Frame 1 (no input): blank canvas, image omitted
Frame 60 (no input): blank canvas, image omitted
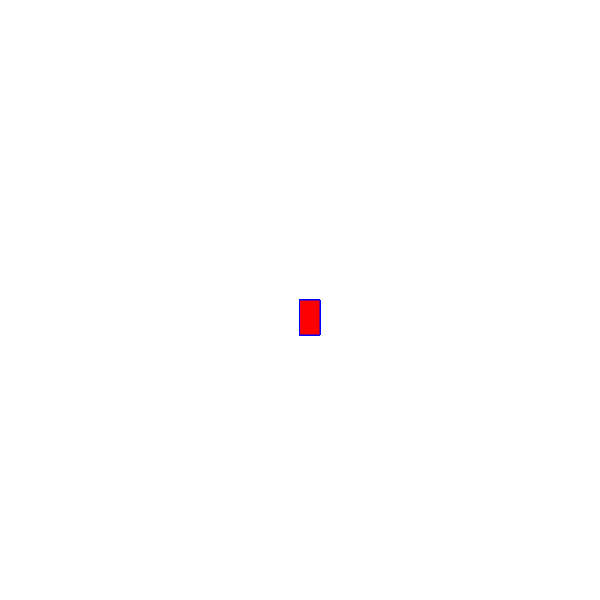
Frame 120 (the mouse pressed at the canvas centre since frame 60)

The p5.js sketch whose frames 1 and 60 were blank and that drew this single picture after the mouse press (run headless with seeded random() and noise() and a simulated clock; from frame 60 on, the mouse is pressed at the canvas centre):

// p5.js sketch
// ── sketch.js
function setup() {
    createCanvas(600, 600);
  background('white');
  }
  
  function draw() {
    
    stroke('blue')
    fill(`red`);
    
   //console.log(mouseIsPressed);
    
    if(mouseIsPressed){
   rect(mouseX, mouseY, 20, 35);
    }
  }  
    
  
// ── flp.html
und.min.js"></script>
    <link rel="stylesheet" type="text/css" href="style.css"><!DOCTYPE html>
<html lang="en">
  <head>
    <script src="https://cdnjs.cloudflare.com/ajax/libs/p5.js/1.9.2/p5.js"></script>
    <script src="https://cdnjs.cloudflare.com/ajax/libs/p5.js/1.9.2/addons/p5.so
    <meta charset="utf-8" />

  </head>
  <body>
    <main>
    </main>
    <script src="sketch.js"></script>
  </body>
</html>
